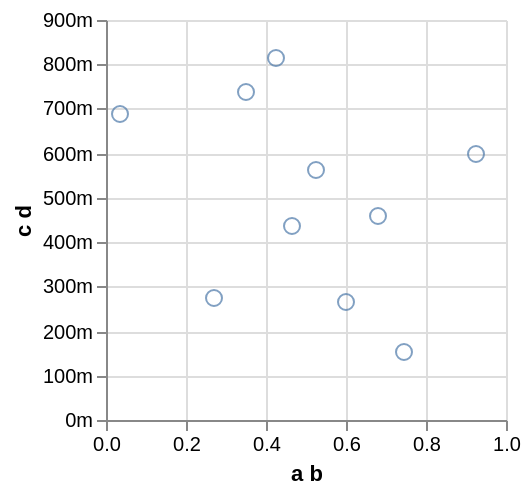

Describe this chart as a Vega-Lite specification.
### Vega specification from a JSON file in a GitHub repository (floating-point values rounded to 4 significant figures)
{"$schema": "http://vega.github.io/schema/vega/v3.0.json", "autosize": {"type": "pad", "resize": true}, "padding": 5, "data": [{"name": "source_0", "values": [{"a b": 0.9229, "c d": 0.5983}, {"a b": 0.682, "c d": 0.46}, {"a b": 0.03553, "c d": 0.6864}, {"a b": 0.3491, "c d": 0.7368}, {"a b": 0.4248, "c d": 0.813}, {"a b": 0.5239, "c d": 0.5616}, {"a b": 0.4668, "c d": 0.4366}, {"a b": 0.2692, "c d": 0.2747}, {"a b": 0.601, "c d": 0.2649}, {"a b": 0.7458, "c d": 0.1544}], "format": {"type": "json", "parse": {"a b": "number", "c d": "number"}}, "transform": [{"type": "filter", "expr": "datum[\"a b\"] !== null && !isNaN(datum[\"a b\"]) && datum[\"c d\"] !== null && !isNaN(datum[\"c d\"])"}]}], "signals": [{"name": "width", "update": "200"}, {"name": "height", "update": "200"}], "marks": [{"name": "nested_main_group", "type": "group", "encode": {"update": {"width": {"signal": "width"}, "height": {"signal": "height"}, "fill": {"value": "transparent"}}}, "marks": [{"name": "marks", "type": "symbol", "role": "point", "from": {"data": "source_0"}, "encode": {"update": {"x": {"scale": "x", "field": "a b"}, "y": {"scale": "y", "field": "c d"}, "stroke": {"value": "#4c78a8"}, "fill": {"value": "transparent"}, "opacity": {"value": 0.7}}}}]}], "scales": [{"name": "x", "type": "linear", "domain": {"data": "source_0", "field": "a b"}, "range": [0, 200], "round": true, "nice": true, "zero": true}, {"name": "y", "type": "linear", "domain": {"data": "source_0", "field": "c d"}, "range": [200, 0], "round": true, "nice": true, "zero": true}], "axes": [{"scale": "x", "format": "s", "orient": "bottom", "tickCount": 5, "title": "a b", "zindex": 1}, {"scale": "x", "domain": false, "format": "s", "grid": true, "labels": false, "orient": "bottom", "tickCount": 5, "ticks": false, "zindex": 0, "gridScale": "y"}, {"scale": "y", "format": "s", "orient": "left", "title": "c d", "zindex": 1}, {"scale": "y", "domain": false, "format": "s", "grid": true, "labels": false, "orient": "left", "ticks": false, "zindex": 0, "gridScale": "x"}]}
